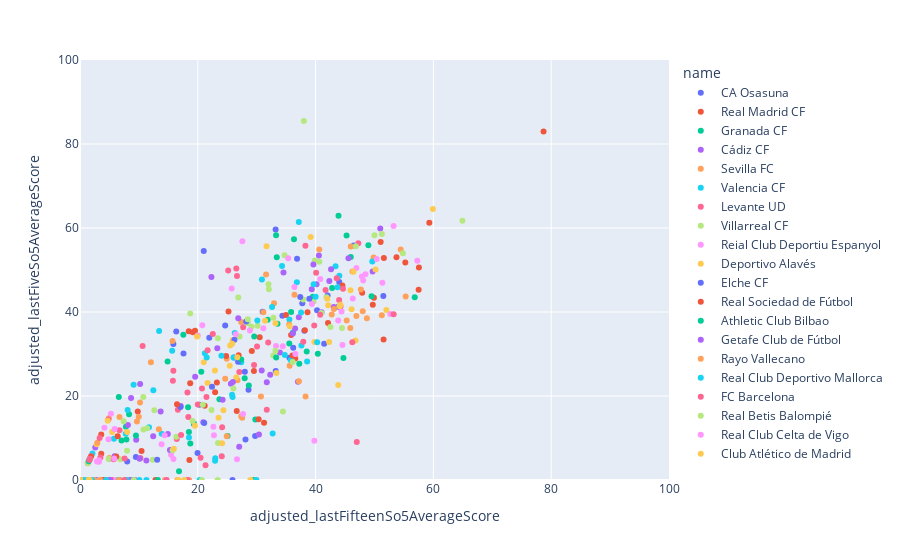

Notebook code for this chart:
### Code cell
px.scatter(df_adjusted,x='adjusted_lastFifteenSo5AverageScore',y='adjusted_lastFiveSo5AverageScore',
            hover_data=['name','displayName'],color='name',range_x=(0,100),range_y=(0,100))
